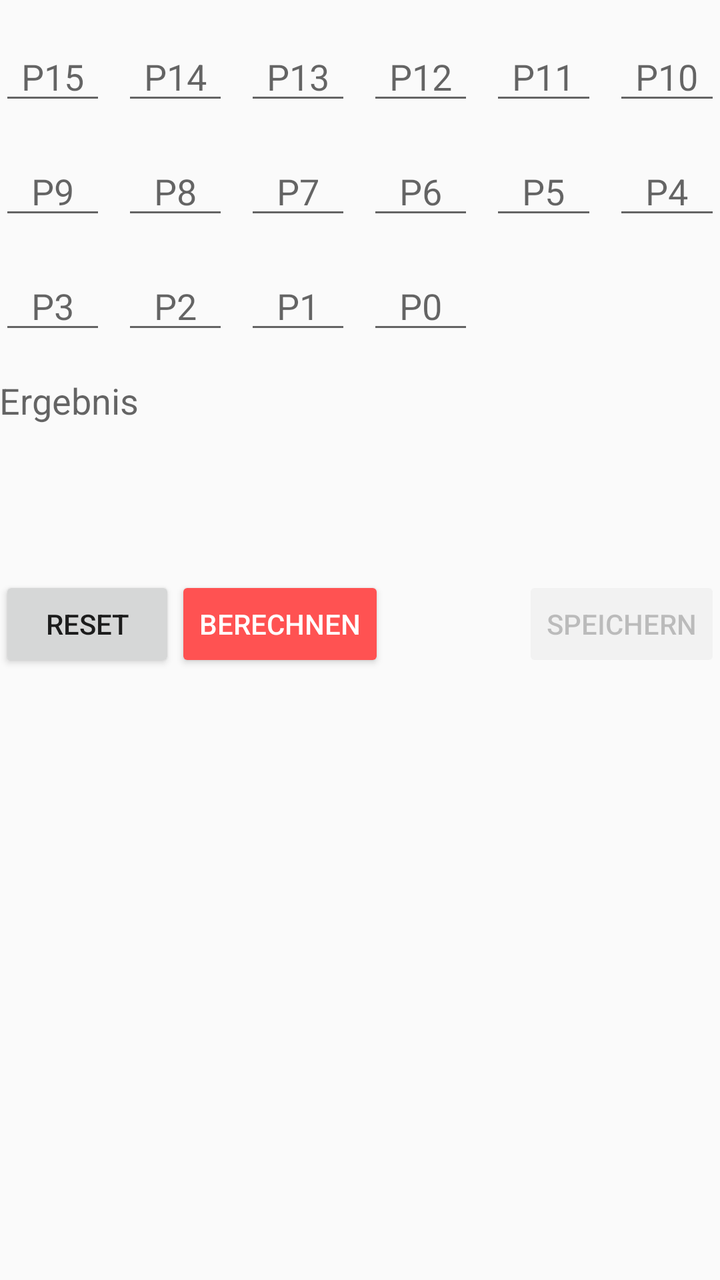
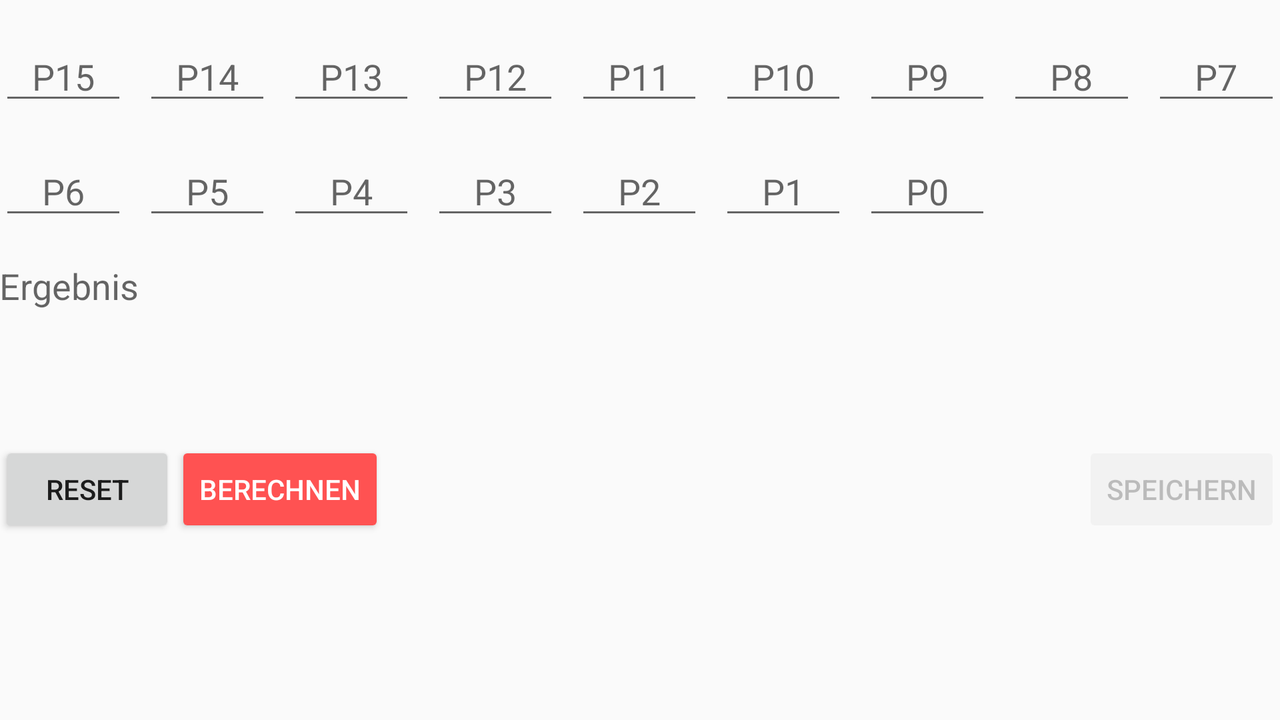

Compare how this app lays out the same screen by default and in its alternative resource folder. The renders come first, then the two layout files and the values they reference.
<!-- AndroidManifest.xml: application theme AppTheme -->
<!-- res/layout/fragment_punkte.xml -->
<?xml version="1.0" encoding="utf-8"?>
<ScrollView xmlns:android="http://schemas.android.com/apk/res/android"
    xmlns:tools="http://schemas.android.com/tools"
    android:id="@+id/content"
    android:layout_width="match_parent"
    android:layout_height="match_parent">

    <LinearLayout xmlns:android="http://schemas.android.com/apk/res/android"
        android:layout_width="match_parent"
        android:layout_height="wrap_content"
        android:orientation="vertical"
        android:padding="@dimen/activity_vertical_margin">

        <LinearLayout xmlns:android="http://schemas.android.com/apk/res/android"
            android:id="@+id/row1P"
            android:layout_width="match_parent"
            android:layout_height="wrap_content"
            android:layout_marginTop="16dp"
            android:orientation="horizontal">

            <EditText
                android:id="@+id/editP15"
                android:layout_width="0dp"
                android:layout_height="wrap_content"
                android:layout_weight="1"
                android:ems="3"
                android:hint="@string/p15"
                android:inputType="number"
                android:maxLines="1"
                android:selectAllOnFocus="true"
                android:textAlignment="center" />

            <EditText
                android:id="@+id/editP14"
                android:layout_width="0dp"
                android:layout_height="wrap_content"
                android:layout_marginLeft="8dp"
                android:layout_weight="1"
                android:ems="3"
                android:hint="@string/p14"
                android:inputType="number"
                android:maxLines="1"
                android:selectAllOnFocus="true"
                android:textAlignment="center"
                tools:ignore="RtlHardcoded" />

            <EditText
                android:id="@+id/editP13"
                android:layout_width="0dp"
                android:layout_height="wrap_content"
                android:layout_marginLeft="8dp"
                android:layout_weight="1"
                android:ems="3"
                android:hint="@string/p13"
                android:inputType="number"
                android:maxLines="1"
                android:selectAllOnFocus="true"
                android:textAlignment="center"
                tools:ignore="RtlHardcoded" />

            <EditText
                android:id="@+id/editP12"
                android:layout_width="0dp"
                android:layout_height="wrap_content"
                android:layout_marginLeft="8dp"
                android:layout_weight="1"
                android:ems="3"
                android:hint="@string/p12"
                android:inputType="number"
                android:maxLines="1"
                android:selectAllOnFocus="true"
                android:textAlignment="center"
                tools:ignore="RtlHardcoded" />

            <EditText
                android:id="@+id/editP11"
                android:layout_width="0dp"
                android:layout_height="wrap_content"
                android:layout_marginLeft="8dp"
                android:layout_weight="1"
                android:ems="3"
                android:hint="@string/p11"
                android:inputType="number"
                android:maxLines="1"
                android:selectAllOnFocus="true"
                android:textAlignment="center"
                tools:ignore="RtlHardcoded" />

            <EditText
                android:id="@+id/editP10"
                android:layout_width="0dp"
                android:layout_height="wrap_content"
                android:layout_marginLeft="8dp"
                android:layout_weight="1"
                android:ems="3"
                android:hint="@string/p10"
                android:inputType="number"
                android:maxLines="1"
                android:selectAllOnFocus="true"
                android:textAlignment="center"
                tools:ignore="RtlHardcoded" />
        </LinearLayout>

        <LinearLayout xmlns:android="http://schemas.android.com/apk/res/android"
            android:id="@+id/row2P"
            android:layout_width="match_parent"
            android:layout_height="wrap_content"
            android:layout_marginTop="16dp"
            android:orientation="horizontal">

            <EditText
                android:id="@+id/editP9"
                android:layout_width="0dp"
                android:layout_height="wrap_content"
                android:layout_weight="1"
                android:ems="3"
                android:hint="@string/p9"
                android:inputType="number"
                android:maxLines="1"
                android:selectAllOnFocus="true"
                android:textAlignment="center"
                tools:ignore="RtlHardcoded" />

            <EditText
                android:id="@+id/editP8"
                android:layout_width="0dp"
                android:layout_height="wrap_content"
                android:layout_marginLeft="8dp"
                android:layout_weight="1"
                android:ems="3"
                android:hint="@string/p8"
                android:inputType="number"
                android:maxLines="1"
                android:selectAllOnFocus="true"
                android:textAlignment="center"
                tools:ignore="RtlHardcoded" />

            <EditText
                android:id="@+id/editP7"
                android:layout_width="0dp"
                android:layout_height="wrap_content"
                android:layout_marginLeft="8dp"
                android:layout_weight="1"
                android:ems="3"
                android:hint="@string/p7"
                android:inputType="number"
                android:maxLines="1"
                android:selectAllOnFocus="true"
                android:textAlignment="center"
                tools:ignore="RtlHardcoded" />

            <EditText
                android:id="@+id/editP6"
                android:layout_width="0dp"
                android:layout_height="wrap_content"
                android:layout_marginLeft="8dp"
                android:layout_weight="1"
                android:ems="3"
                android:hint="@string/p6"
                android:inputType="number"
                android:maxLines="1"
                android:selectAllOnFocus="true"
                android:textAlignment="center"
                tools:ignore="RtlHardcoded" />

            <EditText
                android:id="@+id/editP5"
                android:layout_width="0dp"
                android:layout_height="wrap_content"
                android:layout_marginLeft="8dp"
                android:layout_weight="1"
                android:ems="3"
                android:hint="@string/p5"
                android:inputType="number"
                android:maxLines="1"
                android:selectAllOnFocus="true"
                android:textAlignment="center"
                tools:ignore="RtlHardcoded" />

            <EditText
                android:id="@+id/editP4"
                android:layout_width="0dp"
                android:layout_height="wrap_content"
                android:layout_marginLeft="8dp"
                android:layout_weight="1"
                android:ems="3"
                android:hint="@string/p4"
                android:inputType="number"
                android:maxLines="1"
                android:selectAllOnFocus="true"
                android:textAlignment="center"
                tools:ignore="RtlHardcoded" />
        </LinearLayout>

        <LinearLayout xmlns:android="http://schemas.android.com/apk/res/android"
            android:id="@+id/row3P"
            android:layout_width="match_parent"
            android:layout_height="wrap_content"
            android:layout_marginTop="16dp"
            android:orientation="horizontal">

            <EditText
                android:id="@+id/editP3"
                android:layout_width="0dp"
                android:layout_height="wrap_content"
                android:layout_weight="1"
                android:ems="3"
                android:hint="@string/p3"
                android:inputType="number"
                android:maxLines="1"
                android:selectAllOnFocus="true"
                android:textAlignment="center"
                tools:ignore="RtlHardcoded" />

            <EditText
                android:id="@+id/editP2"
                android:layout_width="0dp"
                android:layout_height="wrap_content"
                android:layout_marginLeft="8dp"
                android:layout_weight="1"
                android:ems="3"
                android:hint="@string/p2"
                android:inputType="number"
                android:maxLines="1"
                android:selectAllOnFocus="true"
                android:textAlignment="center"
                tools:ignore="RtlHardcoded" />

            <EditText
                android:id="@+id/editP1"
                android:layout_width="0dp"
                android:layout_height="wrap_content"
                android:layout_marginLeft="8dp"
                android:layout_weight="1"
                android:ems="3"
                android:hint="@string/p1"
                android:inputType="number"
                android:maxLines="1"
                android:selectAllOnFocus="true"
                android:textAlignment="center"
                tools:ignore="RtlHardcoded" />

            <EditText
                android:id="@+id/editP0"
                android:layout_width="0dp"
                android:layout_height="wrap_content"
                android:layout_marginLeft="8dp"
                android:layout_weight="1"
                android:ems="3"
                android:hint="@string/p0"
                android:inputType="number"
                android:maxLines="1"
                android:selectAllOnFocus="true"
                android:textAlignment="center"
                tools:ignore="RtlHardcoded" />

            <TextView
                android:layout_width="0dp"
                android:layout_height="wrap_content"
                android:layout_marginLeft="8dp"
                android:layout_weight="1"
                android:text=""
                tools:ignore="RtlHardcoded" />

            <TextView
                android:layout_width="0dp"
                android:layout_height="wrap_content"
                android:layout_marginLeft="8dp"
                android:layout_weight="1"
                android:text=""
                tools:ignore="RtlHardcoded" />
        </LinearLayout>

        <TextView
            android:id="@+id/textErgebnisPunkte"
            android:layout_width="match_parent"
            android:layout_height="wrap_content"
            android:minHeight="100dp"
            android:layout_marginTop="16dp"
            android:hint="@string/ergebnis"
            android:text=""
            android:textSize="18sp" />

        <RelativeLayout
            android:layout_width="match_parent"
            android:layout_height="wrap_content" >

            <Button
                android:id="@+id/btnResetPunkte"
                style="@style/Widget.AppCompat.Button"
                android:layout_width="wrap_content"
                android:layout_height="wrap_content"
                android:onClick="resetPunkte"
                android:text="@string/reset" />

            <Button
                android:id="@+id/btnBerechnenPunkte"
                style="@style/Widget.AppCompat.Button.Colored"
                android:layout_width="wrap_content"
                android:layout_height="wrap_content"
                android:onClick="berechnePunkte"
                android:text="@string/berechnen"
                android:layout_alignParentTop="true"
                android:layout_toRightOf="@+id/btnResetPunkte"
                android:layout_toEndOf="@+id/btnResetPunkte" />

            <Button
                android:id="@+id/btnSpeichernPunkte"
                style="@style/Widget.AppCompat.Button.Colored"
                android:layout_width="wrap_content"
                android:layout_height="wrap_content"
                android:onClick="speicherPunkte"
                android:text="@string/speichern"
                android:layout_alignParentTop="true"
                android:layout_alignParentRight="true"
                android:layout_alignParentEnd="true"
                android:enabled="false" />
        </RelativeLayout>
    </LinearLayout>
</ScrollView>
<!-- resources referenced by this layout -->
<resources>
  <string name="berechnen">BERECHNEN</string>
  <string name="ergebnis">Ergebnis</string>
  <string name="p0">P0</string>
  <string name="p1">P1</string>
  <string name="p10">P10</string>
  <string name="p11">P11</string>
  <string name="p12">P12</string>
  <string name="p13">P13</string>
  <string name="p14">P14</string>
  <string name="p15">P15</string>
  <string name="p2">P2</string>
  <string name="p3">P3</string>
  <string name="p4">P4</string>
  <string name="p5">P5</string>
  <string name="p6">P6</string>
  <string name="p7">P7</string>
  <string name="p8">P8</string>
  <string name="p9">P9</string>
  <string name="reset">RESET</string>
  <string name="speichern">SPEICHERN</string>
  <style name="AppTheme" parent="Theme.AppCompat.Light.DarkActionBar">
          
          <item name="colorPrimary">@color/colorPrimary</item>
          <item name="colorPrimaryDark">@color/colorPrimaryDark</item>
          <item name="colorAccent">@color/colorAccent</item>
      </style>
  <color name="colorPrimary">#607d8b</color>
  <color name="colorPrimaryDark">#455A64</color>
  <color name="colorAccent">#FF5252</color>
</resources>
<!-- res/layout-land/fragment_punkte.xml (the author's variant of the layout above) -->
<!-- drawn on the phone turned sideways -->
<?xml version="1.0" encoding="utf-8"?>
<ScrollView xmlns:android="http://schemas.android.com/apk/res/android"
    xmlns:tools="http://schemas.android.com/tools"
    android:id="@+id/content"
    android:layout_width="match_parent"
    android:layout_height="match_parent">

    <LinearLayout xmlns:android="http://schemas.android.com/apk/res/android"
        xmlns:app="http://schemas.android.com/apk/res-auto"
        android:layout_width="match_parent"
        android:layout_height="wrap_content"
        android:orientation="vertical"
        android:padding="@dimen/activity_vertical_margin">

        <LinearLayout xmlns:android="http://schemas.android.com/apk/res/android"
            android:id="@+id/row1P"
            android:layout_width="match_parent"
            android:layout_height="wrap_content"
            android:layout_marginTop="16dp"
            android:orientation="horizontal">

            <EditText
                android:id="@+id/editP15"
                android:layout_width="0dp"
                android:layout_height="wrap_content"
                android:layout_weight="1"
                android:ems="3"
                android:hint="@string/p15"
                android:inputType="number"
                android:maxLines="1"
                android:selectAllOnFocus="true"
                android:textAlignment="center"
                tools:ignore="RtlHardcoded" />

            <EditText
                android:id="@+id/editP14"
                android:layout_width="0dp"
                android:layout_height="wrap_content"
                android:layout_marginLeft="8dp"
                android:layout_weight="1"
                android:ems="3"
                android:hint="@string/p14"
                android:inputType="number"
                android:maxLines="1"
                android:selectAllOnFocus="true"
                android:textAlignment="center"
                tools:ignore="RtlHardcoded" />

            <EditText
                android:id="@+id/editP13"
                android:layout_width="0dp"
                android:layout_height="wrap_content"
                android:layout_marginLeft="8dp"
                android:layout_weight="1"
                android:ems="3"
                android:hint="@string/p13"
                android:inputType="number"
                android:maxLines="1"
                android:selectAllOnFocus="true"
                android:textAlignment="center"
                tools:ignore="RtlHardcoded" />

            <EditText
                android:id="@+id/editP12"
                android:layout_width="0dp"
                android:layout_height="wrap_content"
                android:layout_marginLeft="8dp"
                android:layout_weight="1"
                android:ems="3"
                android:hint="@string/p12"
                android:inputType="number"
                android:maxLines="1"
                android:selectAllOnFocus="true"
                android:textAlignment="center"
                tools:ignore="RtlHardcoded" />

            <EditText
                android:id="@+id/editP11"
                android:layout_width="0dp"
                android:layout_height="wrap_content"
                android:layout_marginLeft="8dp"
                android:layout_weight="1"
                android:ems="3"
                android:hint="@string/p11"
                android:inputType="number"
                android:maxLines="1"
                android:selectAllOnFocus="true"
                android:textAlignment="center"
                tools:ignore="RtlHardcoded" />

            <EditText
                android:id="@+id/editP10"
                android:layout_width="0dp"
                android:layout_height="wrap_content"
                android:layout_marginLeft="8dp"
                android:layout_weight="1"
                android:ems="3"
                android:hint="@string/p10"
                android:inputType="number"
                android:maxLines="1"
                android:selectAllOnFocus="true"
                android:textAlignment="center"
                tools:ignore="RtlHardcoded" />

            <EditText
                android:id="@+id/editP9"
                android:layout_width="0dp"
                android:layout_height="wrap_content"
                android:layout_marginLeft="8dp"
                android:layout_weight="1"
                android:ems="3"
                android:hint="@string/p9"
                android:inputType="number"
                android:maxLines="1"
                android:selectAllOnFocus="true"
                android:textAlignment="center"
                tools:ignore="RtlHardcoded" />

            <EditText
                android:id="@+id/editP8"
                android:layout_width="0dp"
                android:layout_height="wrap_content"
                android:layout_marginLeft="8dp"
                android:layout_weight="1"
                android:ems="3"
                android:hint="@string/p8"
                android:inputType="number"
                android:maxLines="1"
                android:selectAllOnFocus="true"
                android:textAlignment="center"
                tools:ignore="RtlHardcoded" />

            <EditText
                android:id="@+id/editP7"
                android:layout_width="0dp"
                android:layout_height="wrap_content"
                android:layout_marginLeft="8dp"
                android:layout_weight="1"
                android:ems="3"
                android:hint="@string/p7"
                android:inputType="number"
                android:maxLines="1"
                android:selectAllOnFocus="true"
                android:textAlignment="center"
                tools:ignore="RtlHardcoded" />
        </LinearLayout>

        <LinearLayout xmlns:android="http://schemas.android.com/apk/res/android"
            android:id="@+id/row2P"
            android:layout_width="match_parent"
            android:layout_height="wrap_content"
            android:layout_marginTop="16dp"
            android:orientation="horizontal">

            <EditText
                android:id="@+id/editP6"
                android:layout_width="0dp"
                android:layout_height="wrap_content"
                android:layout_weight="1"
                android:ems="3"
                android:hint="@string/p6"
                android:inputType="number"
                android:maxLines="1"
                android:selectAllOnFocus="true"
                android:textAlignment="center"
                tools:ignore="RtlHardcoded" />

            <EditText
                android:id="@+id/editP5"
                android:layout_width="0dp"
                android:layout_height="wrap_content"
                android:layout_marginLeft="8dp"
                android:layout_weight="1"
                android:ems="3"
                android:hint="@string/p5"
                android:inputType="number"
                android:maxLines="1"
                android:selectAllOnFocus="true"
                android:textAlignment="center"
                tools:ignore="RtlHardcoded" />

            <EditText
                android:id="@+id/editP4"
                android:layout_width="0dp"
                android:layout_height="wrap_content"
                android:layout_marginLeft="8dp"
                android:layout_weight="1"
                android:ems="3"
                android:hint="@string/p4"
                android:inputType="number"
                android:maxLines="1"
                android:selectAllOnFocus="true"
                android:textAlignment="center"
                tools:ignore="RtlHardcoded" />

            <EditText
                android:id="@+id/editP3"
                android:layout_width="0dp"
                android:layout_height="wrap_content"
                android:layout_marginLeft="8dp"
                android:layout_weight="1"
                android:ems="3"
                android:hint="@string/p3"
                android:inputType="number"
                android:maxLines="1"
                android:selectAllOnFocus="true"
                android:textAlignment="center"
                tools:ignore="RtlHardcoded" />

            <EditText
                android:id="@+id/editP2"
                android:layout_width="0dp"
                android:layout_height="wrap_content"
                android:layout_marginLeft="8dp"
                android:layout_weight="1"
                android:ems="3"
                android:hint="@string/p2"
                android:inputType="number"
                android:maxLines="1"
                android:selectAllOnFocus="true"
                android:textAlignment="center"
                tools:ignore="RtlHardcoded" />

            <EditText
                android:id="@+id/editP1"
                android:layout_width="0dp"
                android:layout_height="wrap_content"
                android:layout_marginLeft="8dp"
                android:layout_weight="1"
                android:ems="3"
                android:hint="@string/p1"
                android:inputType="number"
                android:maxLines="1"
                android:selectAllOnFocus="true"
                android:textAlignment="center"
                tools:ignore="RtlHardcoded" />

            <EditText
                android:id="@+id/editP0"
                android:layout_width="0dp"
                android:layout_height="wrap_content"
                android:layout_marginLeft="8dp"
                android:layout_weight="1"
                android:ems="3"
                android:hint="@string/p0"
                android:inputType="number"
                android:maxLines="1"
                android:selectAllOnFocus="true"
                android:textAlignment="center"
                tools:ignore="RtlHardcoded" />

            <TextView
                android:layout_width="0dp"
                android:layout_height="wrap_content"
                android:layout_marginLeft="8dp"
                android:layout_weight="1"
                android:text=""
                tools:ignore="RtlHardcoded" />

            <TextView
                android:layout_width="0dp"
                android:layout_height="wrap_content"
                android:layout_marginLeft="8dp"
                android:layout_weight="1"
                android:text=""
                tools:ignore="RtlHardcoded" />
        </LinearLayout>

        <TextView
            android:id="@+id/textErgebnisPunkte"
            android:layout_width="match_parent"
            android:layout_height="wrap_content"
            android:minHeight="90dp"
            android:layout_marginTop="16dp"
            android:hint="@string/ergebnis"
            android:text=""
            android:textSize="18sp" />

        <RelativeLayout
            android:layout_width="match_parent"
            android:layout_height="wrap_content" >

            <Button
                android:id="@+id/btnResetPunkte"
                style="@style/Widget.AppCompat.Button"
                android:layout_width="wrap_content"
                android:layout_height="wrap_content"
                android:onClick="resetPunkte"
                android:text="@string/reset" />

            <Button
                android:id="@+id/btnBerechnenPunkte"
                style="@style/Widget.AppCompat.Button.Colored"
                android:layout_width="wrap_content"
                android:layout_height="wrap_content"
                android:onClick="berechnePunkte"
                android:text="@string/berechnen"
                android:layout_alignParentTop="true"
                android:layout_toRightOf="@+id/btnResetPunkte"
                android:layout_toEndOf="@+id/btnResetPunkte" />

            <Button
                android:id="@+id/btnSpeichernPunkte"
                style="@style/Widget.AppCompat.Button.Colored"
                android:layout_width="wrap_content"
                android:layout_height="wrap_content"
                android:onClick="speicherPunkte"
                android:text="@string/speichern"
                android:layout_alignParentTop="true"
                android:layout_alignParentRight="true"
                android:layout_alignParentEnd="true"
                android:enabled="false" />
        </RelativeLayout>

    </LinearLayout>

</ScrollView>
